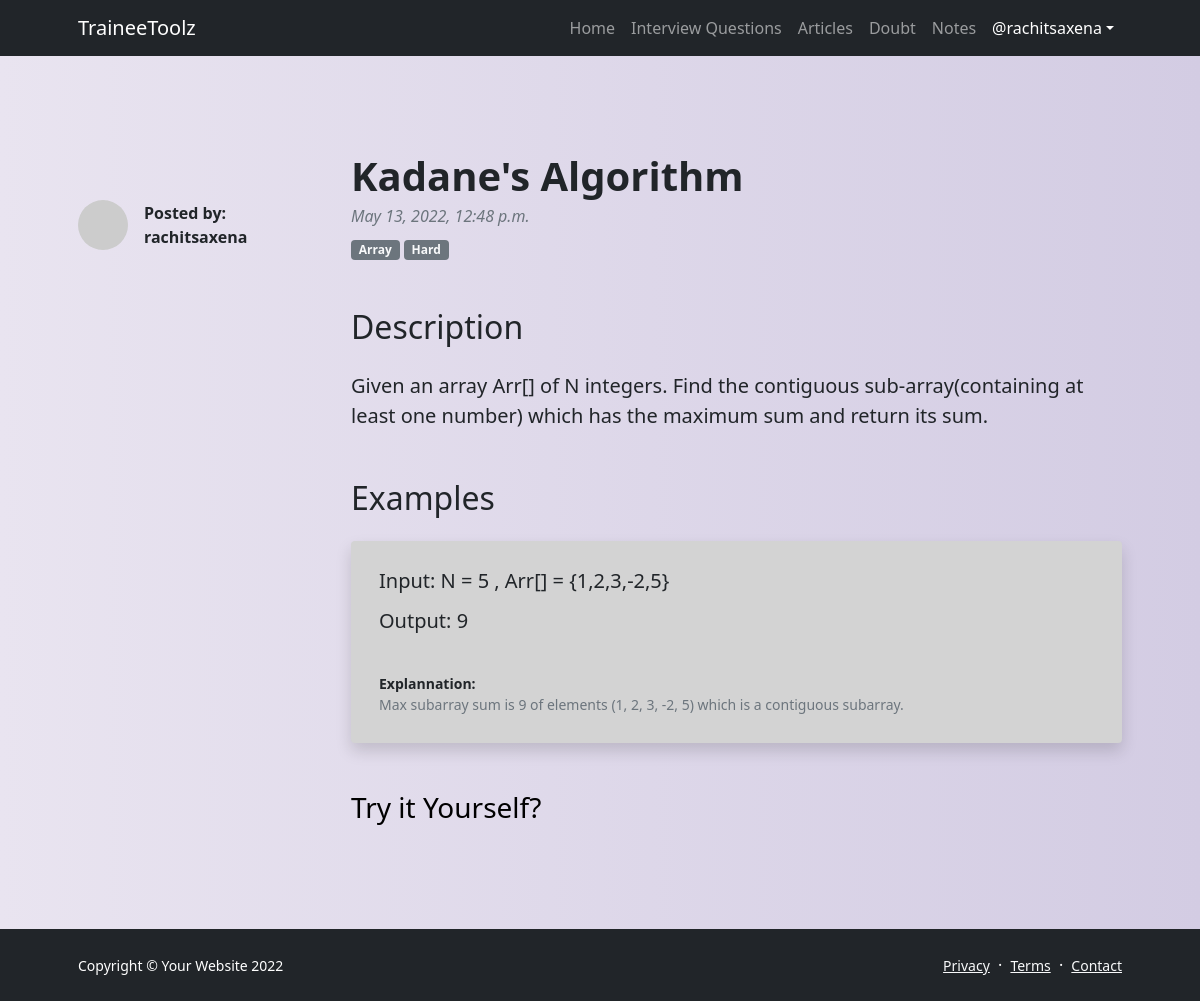
/question/question_detail/7 (signed in), run on an earlier commit of the app's database.
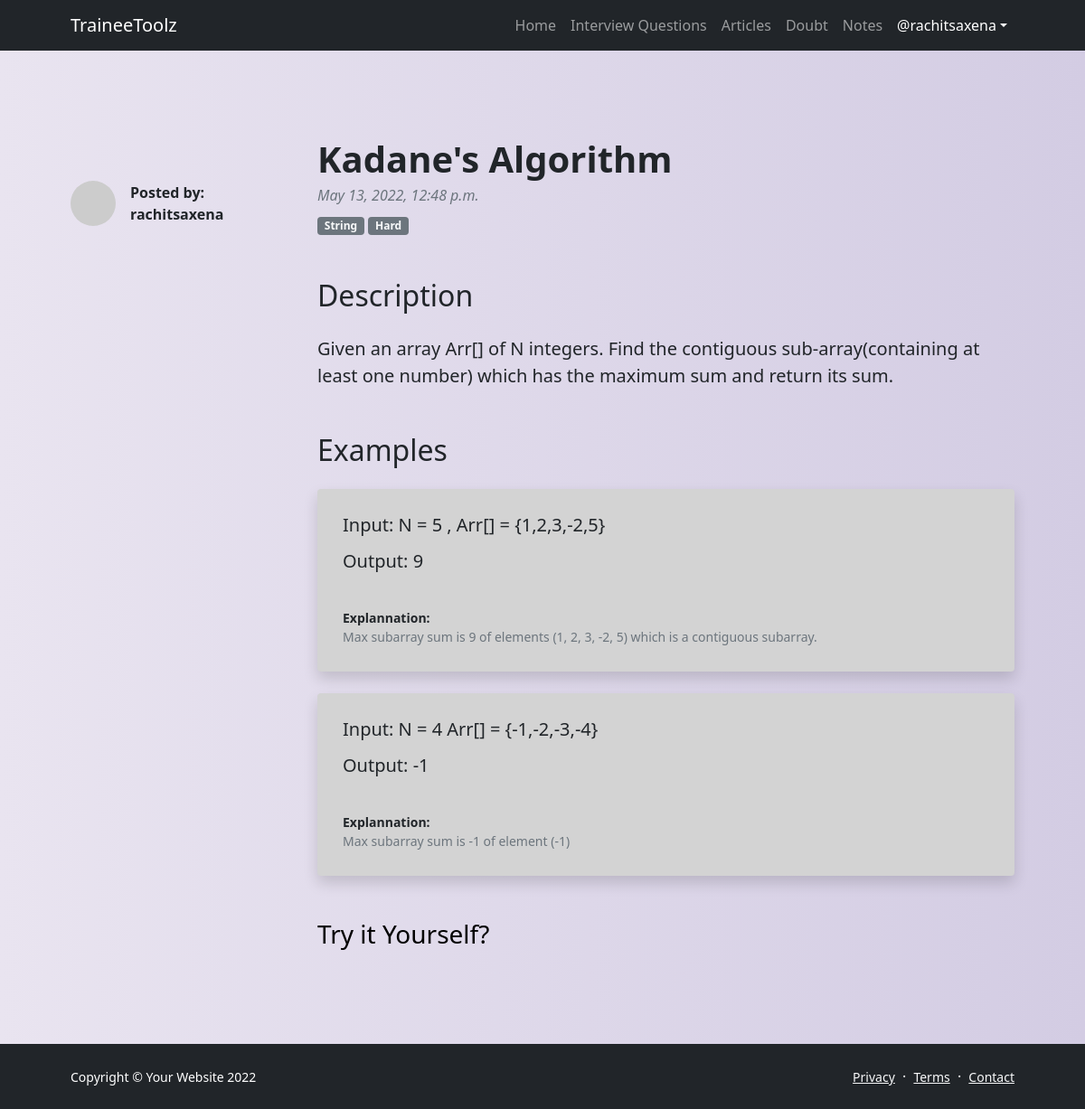
And on a later commit of the database.
### question/models.py (models this page shows, shortened)
class Question(models.Model):
    DIFF_CHOICES = (
        ('Easy', 'Easy'),
        ('Medium', 'Medium'),
        ('Hard', 'Hard'),
    )
    heading = models.CharField(max_length=200)
    user = models.ForeignKey(User , on_delete=models.CASCADE)
    date = models.DateTimeField(auto_now_add=True)
    difficulty = models.CharField(max_length=100 , choices=DIFF_CHOICES , default='Easy')
    tags = models.ForeignKey(Category,blank=True , null=True, on_delete=models.CASCADE)
    description = models.TextField()
    example = models.ManyToManyField('Example' , blank=True , related_name='exampleQuestion')
    companies = models.ManyToManyField(Company, blank=True)

class Category(models.Model):
    ICON_CHOICES = (
        ('Arr','Array'),
        ('DP', 'Dynamic Programing'),
        ('STR', 'String'),
        ('LL','Linked List'),
        ("S",'Stack')
    )
    name = models.CharField(max_length=100)
    img = models.ImageField(blank=True, null=True, upload_to='./media/category')
    icon = models.CharField(max_length=3, choices=ICON_CHOICES, blank=True , null=True)
    def __str__(self):
        return self.name

class Example(models.Model):
    input = models.CharField(max_length=1000)
    output = models.CharField(max_length=1000)
    explaination = models.TextField()
    ques = models.ForeignKey(Question , on_delete=models.CASCADE , related_name='ques')

### question/views.py (the view)
# urls.py: path('question_detail/<str:pk>' , views.questions_detail, name='questions_detail'),
@login_required(login_url="loginPage")
def questions_detail(request, pk):
    question = Question.objects.get(id=pk)
    paras = str(question.description).split('/')
    params = {
        'question':question,
        'paras':paras
    }
    return render(request, 'question/questions_detail.html', params)

### templates/question/questions_detail.html (shortened to what the changed rows need)
<!DOCTYPE html>
<html lang="en">
    <head>
        <link href="https://cdn.jsdelivr.net/npm/bootstrap-icons@1.5.0/font/bootstrap-icons.css" rel="stylesheet" />
    </head>
    <body class="d-flex flex-column">
        <main class="flex-shrink-0">
            <section class="py-5">
                <div class="container px-5 my-5">
                    <div class="row gx-5">
                        <div class="col-lg-3">
                            <div class="d-flex align-items-center mt-lg-5 mb-4">
                                <div class="ms-3">
                                    <div class="fw-bold">Posted by:</div>
                                    <div class="fw-bold">{{question.user.username}}</div>
                                </div>
                            </div>
                        </div>
                        <div class="col-lg-9">
                            <article>
                                <header class="mb-4">
                                    <h1 class="fw-bolder mb-1">{{question.heading}}</h1>
                                    <div class="text-muted fst-italic mb-2">{{question.date}}</div>
                                    <a class="badge bg-secondary text-decoration-none link-light" href="#!">{{question.tags}}</a>
                                    <a class="badge bg-secondary text-decoration-none link-light" href="#!">{{question.difficulty}}</a>
                                </header>
                                <section class="mb-5">
                                    <h2 class=" mb-4 mt-5">Description  </h2>
                                    {% for i in paras%}
                                    <p class="fs-5 mb-4">{{i}}</p>
                                    {% endfor %}
                                    <h2 class=" mb-4 mt-5">Examples  </h2>
                                    {% for i in question.example.all%}
                                        <div class="card h-100 shadow p-1 border-0 my-4" style="background:#D3D3D3;">
                                            <div class="card-body p-4">
                                                <h5 class="card-title mb-3">Input: {{i.input}}</h5>
                                                <h5 class="card-title mb-3">Output: {{i.output}}</h5>
                                            </div>
                                            <div class="card-footer p-4 pt-0 bg-transparent border-top-0">
                                                <div class="d-flex align-items-end justify-content-between">
                                                    <div class="d-flex align-items-center">
                                                        <div class="small">
                                                            <div class="fw-bold">Explannation:</div>
                                                            <div class="text-muted">{{i.explaination}}</div>
                                                        </div>
                                                    </div>
                                                </div>
                                            </div>
                                        </div>
                                    {% endfor%}
                                </section>
                            </article>
                        </div>
                    </div>
                </div>
            </section>
        </main>
    </body>
</html>

What changed in the data, as far as the page shows it:
changed Question "Kadane's Algorithm": tags "Array" → "String"
now on this page (row unchanged): Example: input "N = 4 Arr[] = {-1,-2,-3,-4}", output "-1", explaination "Max subarray sum is -1 of element (-1)"
